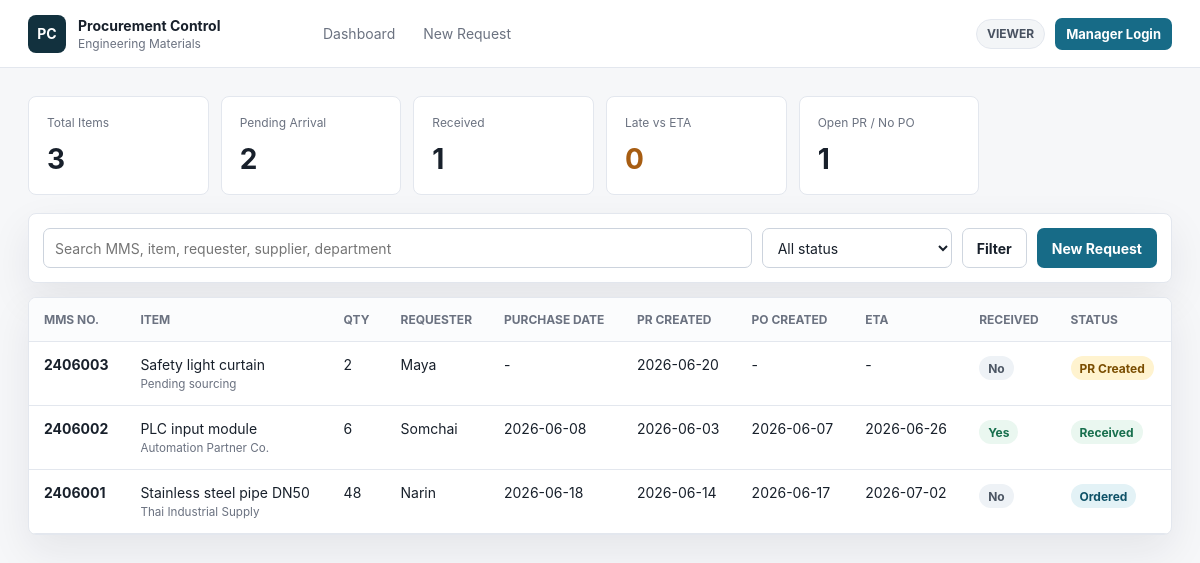
The page / on the database its author committed.
### tables this page shows
CREATE TABLE procurement_items (
            id INTEGER PRIMARY KEY AUTOINCREMENT,
            mms_no TEXT,
            item_name TEXT NOT NULL,
            quantity INTEGER,
            price REAL,
            currency TEXT DEFAULT 'MOP',
            requester TEXT,
            supplier TEXT,
            department TEXT,
            purchase_date TEXT,
            pr_created_at TEXT,
            po_created_at TEXT,
            expected_arrival_date TEXT,
            arrival_date TEXT,
            status TEXT NOT NULL DEFAULT 'Draft',
            received INTEGER NOT NULL DEFAULT 0,
            notes TEXT,
            created_by TEXT,
            created_at TEXT NOT NULL,
            updated_by TEXT,
            updated_at TEXT NOT NULL
        );

### app.py (the view)
@app.route("/")
def index():
    search = request.args.get("q", "").strip()
    status = request.args.get("status", "").strip()
    sql = "SELECT * FROM procurement_items WHERE 1=1"
    params = []
    if search:
        sql += " AND (mms_no LIKE ? OR item_name LIKE ? OR requester LIKE ? OR supplier LIKE ? OR department LIKE ?)"
        needle = f"%{search}%"
        params.extend([needle] * 5)
    if status:
        sql += " AND status = ?"
        params.append(status)
    sql += " ORDER BY COALESCE(expected_arrival_date, '9999-12-31'), updated_at DESC"
    rows = get_db().execute(sql, params).fetchall()
    return render_template("index.html", items=[visible_item(row) for row in rows], stats=stats(), search=search, status=status)

### app.py (called while the page is built)
def connect_db():
    conn = sqlite3.connect(DB_PATH)
    conn.row_factory = sqlite3.Row
    return conn

def get_db():
    if "db" not in g:
        DATA_DIR.mkdir(exist_ok=True)
        BACKUP_DIR.mkdir(exist_ok=True)
        g.db = connect_db()
    return g.db

def current_role():
    return session.get("role", "viewer")

def current_actor():
    return session.get("username", "viewer")

def is_manager():
    return current_role() == "manager"

@app.context_processor
def inject_context():
    return {
        "current_role": current_role(),
        "current_actor": current_actor(),
        "is_manager": is_manager(),
        "status_options": STATUS_OPTIONS,
        "currency_options": CURRENCY_OPTIONS,
    }

def ensure_daily_backup():
    db = get_db()
    last = db.execute("SELECT value FROM app_meta WHERE key = 'last_daily_backup_date'").fetchone()
    today = date.today().isoformat()
    if not last or last["value"] != today:
        backup_database("daily", "system")

def migrate_existing_data():
    db = get_db()
    rows = db.execute("SELECT id, mms_no, currency, quantity FROM procurement_items").fetchall()
    for row in rows:
        updates = {}
        if row["currency"] in (None, "", "THB"):
            updates["currency"] = "MOP"
        if row["mms_no"] and not row["mms_no"].isdigit():
            updates["mms_no"] = "".join(ch for ch in row["mms_no"] if ch.isdigit())
        if row["quantity"] is not None:
            updates["quantity"] = int(row["quantity"])
        if updates:
            assignments = ", ".join(f"{field} = ?" for field in updates)
            db.execute(
                f"UPDATE procurement_items SET {assignments} WHERE id = ?",
                list(updates.values()) + [row["id"]],
            )
    db.commit()

def visible_item(row):
    item = dict(row)
    if not is_manager():
        item["price"] = None
    return item

@app.before_request
def prepare_app():
    init_db()
    ensure_daily_backup()

### templates/index.html (shortened to what this page needs)
{% extends "base.html" %}
{% block content %}
<section class="stats-grid">
    <div class="stat">
        <span>Total Items</span>
        <strong>{{ stats.total }}</strong>
    </div>
    <div class="stat">
        <span>Pending Arrival</span>
        <strong>{{ stats.pending }}</strong>
    </div>
    <div class="stat">
        <span>Received</span>
        <strong>{{ stats.received }}</strong>
    </div>
    <div class="stat risk">
        <span>Late vs ETA</span>
        <strong>{{ stats.delayed }}</strong>
    </div>
    <div class="stat">
        <span>Open PR / No PO</span>
        <strong>{{ stats.pending_pr }}</strong>
    </div>
</section>
<section class="toolbar">
    <form class="filter-form" id="global-search-form" action="{{ url_for('index') }}" method="get">
        <input name="q" value="{{ search }}" placeholder="Search MMS, item, requester, supplier, department">
        <select name="status">
            <option value="">All status</option>
        </select>
        <button class="secondary-button" type="submit">Filter</button>
    </form>
    <a class="primary-button" href="{{ url_for('new_item') }}">New Request</a>
</section>
<section class="table-shell">
    <table class="data-table">
        <thead>
            <tr>
                <th>MMS No.</th>
                <th>Item</th>
                <th>Qty</th>
                <th>Requester</th>
                <th>Purchase Date</th>
                <th>PR Created</th>
                <th>PO Created</th>
                <th>ETA</th>
                <th>Received</th>
                <th>Status</th>
            </tr>
        </thead>
        <tbody>
            {% for item in items %}
                <tr onclick="window.location='{{ url_for('item_detail', item_id=item.id) }}'">
                    <td><strong>{{ item.mms_no or "-" }}</strong></td>
                    <td>
                        <span class="item-title">{{ item.item_name }}</span>
                        <small>{{ item.supplier or "Supplier not set" }}</small>
                    </td>
                    <td>{{ item.quantity|int if item.quantity is not none else "-" }}</td>
                    <td>{{ item.requester or "-" }}</td>
                    <td>{{ item.purchase_date or "-" }}</td>
                    <td>{{ item.pr_created_at or "-" }}</td>
                    <td>{{ item.po_created_at or "-" }}</td>
                    <td>{{ item.expected_arrival_date or "-" }}</td>
                    <td>
                        {% if item.received %}
                            <span class="pill ok">Yes</span>
                        {% else %}
                            <span class="pill muted">No</span>
                        {% endif %}
                    </td>
                    <td><span class="status status-{{ item.status|lower|replace(' ', '-') }}">{{ item.status }}</span></td>
                </tr>
            {% else %}
                <tr>
                    <td colspan="11" class="empty">No procurement records found.</td>
                </tr>
            {% endfor %}
        </tbody>
    </table>
</section>
{% endblock %}

### static/styles.css (style rules this page uses)
:root { --bg: #f6f7f9; --panel: #ffffff; --text: #18202b; --muted: #6b7280; --line: #e3e7ee; --accent: #176b87; --accent-strong: #0f5268; --good: #176f4d; --warn: #a75d12; --danger: #b42318; --shadow: 0 16px 40px rgba(21, 31, 46, 0.08); }
* { box-sizing: border-box; }
body { margin: 0; background: var(--bg); color: var(--text); font-family: Inter, ui-sans-serif, system-ui, -apple-system, BlinkMacSystemFont, "Segoe UI", sans-serif; font-size: 14px; }
a { color: inherit; text-decoration: none; }
button, input, select, textarea { font: inherit; }
.mode-panel, .action-row, .filter-form, .toolbar { display: flex; align-items: center; gap: 10px; }
.stats-grid { display: grid; grid-template-columns: repeat(6, minmax(150px, 1fr)); gap: 12px; margin-bottom: 18px; }
.stat { min-height: 92px; padding: 18px; background: var(--panel); border: 1px solid var(--line); border-radius: 8px; }
.stat span { display: block; color: var(--muted); font-size: 12px; }
.stat strong { display: block; margin-top: 12px; font-size: 28px; }
.stat.risk strong { color: var(--warn); }
.toolbar, .table-shell, .detail-panel, .timeline-panel, .form-panel, .login-panel { background: var(--panel); border: 1px solid var(--line); border-radius: 8px; box-shadow: var(--shadow); }
.toolbar { padding: 14px; margin-bottom: 14px; justify-content: space-between; }
.filter-form { flex: 1; min-width: 0; }
.filter-form input { flex: 1; min-width: 360px; }
.filter-form select { flex: 0 0 190px; }
input, select, textarea { width: 100%; min-height: 40px; padding: 9px 11px; color: var(--text); background: #fff; border: 1px solid #ccd3dd; border-radius: 7px; outline: none; }
.primary-button, .secondary-button, .danger-button { display: inline-flex; align-items: center; justify-content: center; min-height: 40px; padding: 0 14px; border-radius: 7px; border: 1px solid transparent; font-weight: 650; cursor: pointer; }
.primary-button { background: var(--accent); color: #fff; }
.secondary-button { background: #fff; color: var(--text); border-color: #cfd6df; }
.table-shell { overflow: auto; }
.data-table { width: 100%; border-collapse: collapse; min-width: 980px; }
.data-table th, .data-table td { padding: 14px 15px; border-bottom: 1px solid var(--line); text-align: left; vertical-align: top; }
.data-table th { color: var(--muted); background: #fbfcfd; font-size: 12px; font-weight: 700; text-transform: uppercase; }
.data-table tbody tr { transition: background 0.16s ease; }
.data-table tbody tr[onclick] { cursor: pointer; }
.item-title, .data-table small { display: block; }
.data-table small { margin-top: 4px; color: var(--muted); }
.pill, .status { display: inline-flex; align-items: center; min-height: 24px; padding: 0 9px; border-radius: 999px; font-size: 12px; font-weight: 650; }
.pill.ok { color: var(--good); background: #eaf7f0; }
.pill.muted, .status { color: #4b5563; background: #eef2f6; }
.status-pr-created { color: #7a4d00; background: #fff3cf; }
.status-ordered { color: #0f5268; background: #e3f2f6; }
.status-received { color: var(--good); background: #eaf7f0; }

### rows shown on the page
procurement_items: mms_no "2406003", item_name "Safety light curtain", supplier "Pending sourcing", quantity "2", requester "Maya", purchase_date "-", pr_created_at "2026-06-20", po_created_at "-", expected_arrival_date "-", received "No", status "PR Created"
procurement_items: mms_no "2406002", item_name "PLC input module", supplier "Automation Partner Co.", quantity "6", requester "Somchai", purchase_date "2026-06-08", pr_created_at "2026-06-03", po_created_at "2026-06-07", expected_arrival_date "2026-06-26", received "Yes", status "Received"
procurement_items: mms_no "2406001", item_name "Stainless steel pipe DN50", supplier "Thai Industrial Supply", quantity "48", requester "Narin", purchase_date "2026-06-18", pr_created_at "2026-06-14", po_created_at "2026-06-17", expected_arrival_date "2026-07-02", received "No", status "Ordered"

### other values the page prints
{{ current_role|upper }} "VIEWER"
{{ stats.total }} "3"
{{ stats.pending }} "2"
{{ stats.received }} "1"
{{ stats.delayed }} "0"
{{ stats.pending_pr }} "1"
